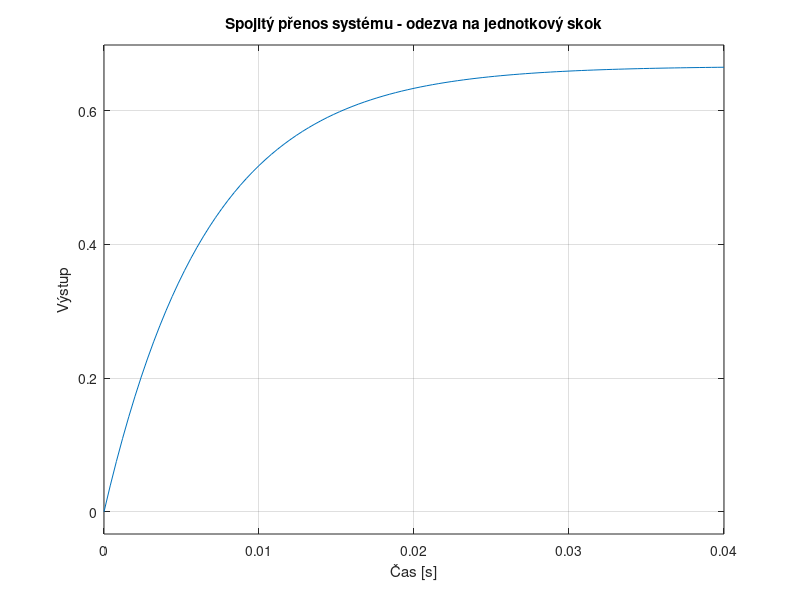
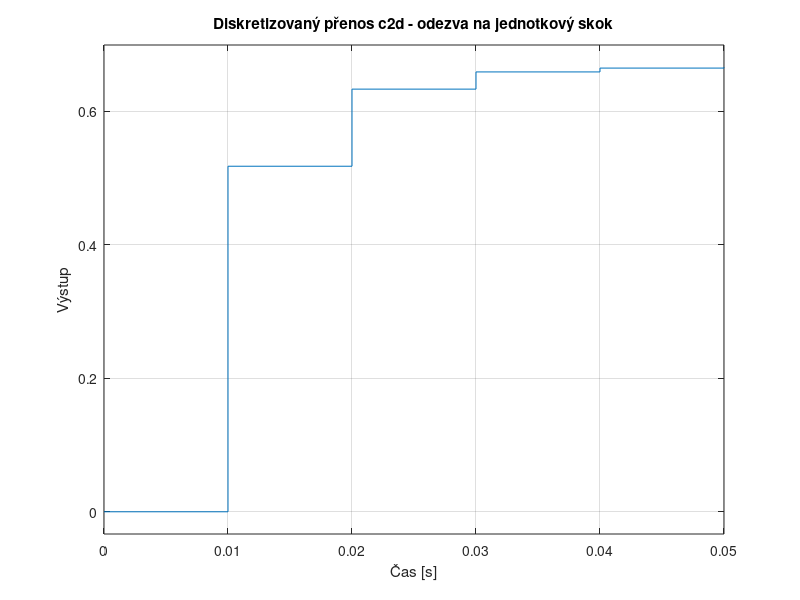
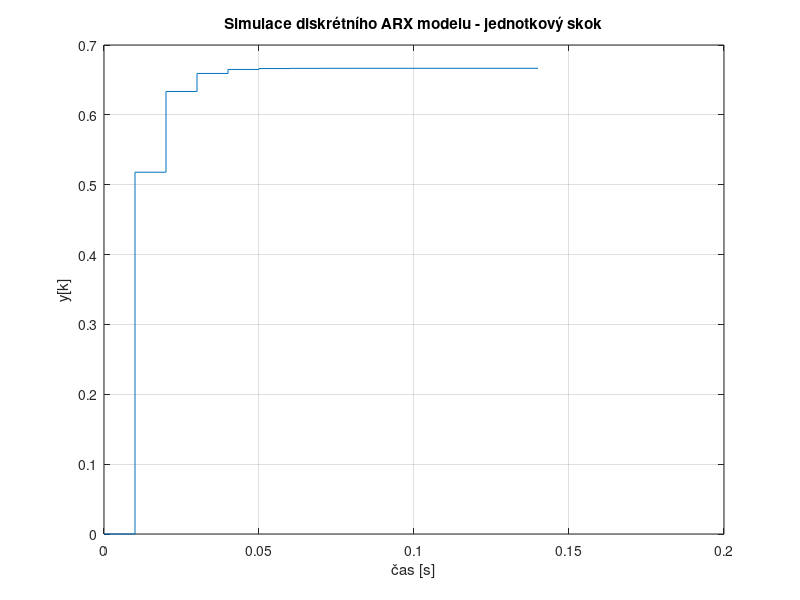
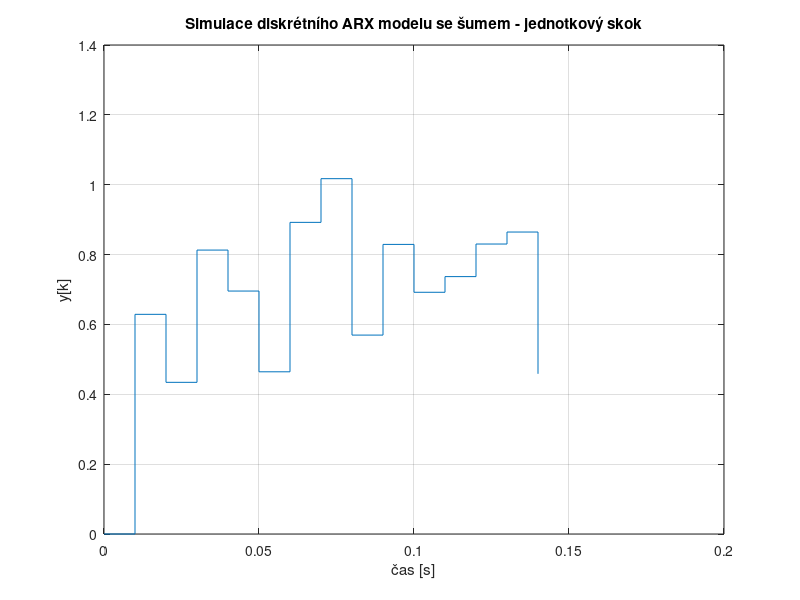

Write the MATLAB code that produced these figures, in order. (Note: this script raises an error after producing the figures.)


clc;
close all;
clear all;
%inicializace parametrů systému
R1=10;
R2=20;
C=0.001;
Ts=0.01;


%g1
T=((R1*R2)/(R1+R2))*C;
K=R2/(R1+R2);

%g2
a1k=-exp(-Ts/T);
b1k=K*(1-exp(-(Ts/T)));

theta_k=[a1k;b1k];
p=[R1;R2;C];

numerator = K;
denominator = [T 1];
G = tf(numerator, denominator); %přenos systému

Gd = c2d(G, Ts, 'zoh'); %diskrétní přenos


figure;
step(G);
grid on;
title('Spojitý přenos systému - odezva na jednotkový skok');
xlabel('Čas [s]');
ylabel('Výstup');

figure;
step(Gd);
grid on;
title('Diskretizovaný přenos c2d - odezva na jednotkový skok');
xlabel('Čas [s]');
ylabel('Výstup');



%% simulace - zadani (1) - inicializace parametrů


N = 15;             % počet kroků simulace
Ts = 0.01;           % vzorkovací perioda
u = ones(1, N);      % vstup (např. skoková funkce)
y = zeros(1, N);     % výstup
%y(1)=1;



%% simulace -zadani (1)- ARX modelu bez šumu



for k = 2:N

    %u(k)=10*sign(sin(2*pi*0.05*Ts*(k-1)));

    y(k) = -a1k * y(k-1) + b1k * u(k-1);

end

% Zobrazení výsledků
figure;
time = (0:N-1) * Ts;
stairs(time, y);
xlabel('čas [s]');
ylabel('y[k]');
title('Simulace diskrétního ARX modelu - jednotkový skok');
grid on;


%% simulace ARX modelu s šumem

whiteNoise = sqrt(0.02) * randn(N, 1);


for k = 2:N

    y(k) = -a1k * y(k-1) + b1k * u(k-1)+whiteNoise(k);

end

% Zobrazení výsledků
figure;
time = (0:N-1) * Ts;
stairs(time, y);
xlabel('čas [s]');
ylabel('y[k]');
title('Simulace diskrétního ARX modelu se šumem - jednotkový skok');
grid on;

figure;
plot(whiteNoise, 'ro', 'LineStyle','none','MarkerFaceColor','r');
hold on;
yline(0, 'k-', 'LineWidth', 1.5);  % Vodorovná čára na y=0
title('Bílý šum');




%% nejmenší čtverce



R1_promenne=0;
F = 7000;      
a_true=a1k;
b_true=b1k;
sigma = 0.01;           % standardní odchylka šumu

%%%%%%%%%%%%%%%%%%%%%%%%%%%%%%%%%%%%%%%%%%%%%%%%%%%%%%%%%
lambda = 0.99;          % zapomínací faktor

%%%%%%%%%%%%%%%%%%%%%%%%%%%%%%%%%%%%%%%%%%%%%%%%%%%%%%%%%


Ts=0.01;

% Příprava paměti pro u, y, atd.
u = zeros(1,F);
y = zeros(1,F);
y_bezSumu=zeros(1,F);
y_est = zeros(1,F);
e = sqrt(0.02) * randn(F, 1); 
whiteNoise2= -10 + (20) * rand(F, 1);

R_matice=zeros(1,F);
thetaTrue = [a_true; b_true]; % "skutečné" parametry

% Odhad: 2 parametry => theta = [a; b]
thetaEstNoForget = zeros(2,F);   % RLS bez zapomínání
thetaEstForget   = zeros(2,F);   % RLS s expon. zapomínáním

T_real_simul=zeros(1,F); %reálné T při simulaci s proměnným R1;
K_real_simul=zeros(1,F); %reálné K při simulaci s proměnným R1;

T_est=zeros(1,F);   %hodnoty získané z odhadnutých parametrů
K_est=zeros(1,F);

err_ef=zeros(1,F);


% Kovarianční matice (pro klasické RLS a RLS s EF)
P_no = 100 * eye(2);    % počáteční velká nejistota
P_ef = 100 * eye(2);

% Pro uložení chyb odhadu
thetaErrNoForget = zeros(2,F);
thetaErrForget   = zeros(2,F);

% Počáteční podmínky pro y(k)
% (Je-li model 1. řádu, stačí y(1)=0, u(1)=0 atp.)
y(1) = 0;
u(1) = 1;  % třeba začneme s jednotkovým vstupem




% Simulace a odhad
for k = 2:F



    %změna parametru R1:
     if k < 3000
         R1_promenne = 10;

     elseif k < 5000
         R1_promenne = 10 + 0.1 * ((k * Ts) - 30);

     else
        R1_promenne= 12;

     end

    R_matice(k)=R1_promenne;


    T_real_simul(k)=((R1_promenne*R2)/(R1_promenne+R2))*C;
    K_real_simul(k)=R2/(R1_promenne+R2);

    T=((R1_promenne*R2)/(R1_promenne+R2))*C;
    K=R2/(R1_promenne+R2);
    a1k=-exp(-Ts/T);
    b1k=K*(1-exp(-(Ts/T)));
    a_true=a1k;
    b_true=b1k;





     u(k)=whiteNoise2(k); %šum jako vstupní signál
    
    %u(k)=10*sign(sin(2*pi*0.05*Ts*(k-1))); %obdelníkový vstupní signál


    % 2) Výpočet výstupu systému (skutečný model)
    y(k) = -a1k * y(k-1) + b1k * u(k-1)+e(k);
    y_bezSumu(k) = -a1k * y_bezSumu(k-1) + b1k * u(k-1);

    
    phi_k = [-y(k-1); u(k-1)];  % Regresor (2×1)


    % 4) RLS s exponenciálním zapomínáním
    denom_ef = lambda*sigma^2 + phi_k' * P_ef * phi_k;
    K_ef = (P_ef * phi_k) / denom_ef;
    % aktualizace odhadu
    err_ef(k) = y(k) - phi_k' * thetaEstForget(:,k-1); %rezidua
    thetaEstForget(:,k) = thetaEstForget(:,k-1) + K_ef * err_ef(k);
    % aktualizace kovarianční matice
    P_ef = (1/lambda) * (P_ef - K_ef * phi_k' * P_ef);
    % uložení chyby odhadu
    thetaErrForget(:,k) = thetaTrue - thetaEstForget(:,k); %chyba odhadu

     y_est(k) = -thetaEstForget(1,k)*y(k-1) + thetaEstForget(2,k)*u(k-1);

     a_est=thetaEstForget(1,k);
     b_est=thetaEstForget(2,k);


     T_est(k)=-((Ts)/log(-a_est));
     K_est(k)=b_est/(1-exp(-Ts/T_est(k)));


     

end

% Zobrazení výsledků
t = 1:F;
grid on;
figure;
plot(t, u, t, y, 'LineWidth', 1.2);
legend('Skutečný výstup se šumem','Vstup u(k)');
xlabel('k');
title('Skutečný výstup se šumem a vstup');
grid on;

figure;
plot(t, err_ef ,'LineWidth', 1.2);
legend('Reziduum r(k)');
xlabel('k');
title('Reziduum r(k)');
grid on;



figure;
plot(t, thetaEstForget(1,:), t, thetaEstForget(2,:), '-','LineWidth',1.2);
legend('Odhad a1','Odhad b1');
xlabel('k');
title('Odhadnuté parametry - LS s exponenciálním zapomínáním');
grid on;



figure;
hold on;
plot(t, thetaEstForget(1,:), 'LineWidth', 1.5);                 % a (odhadnutý)
plot(t, -exp(-Ts ./ T_real_simul), 'LineWidth', 1.5); hold on; % a (reálný)

legend('a1 reálný','a1 odhadnutý');
xlabel('k');
ylabel('Hodnota a');
title('Reálný a odhadnutý parametr a1');
grid on;


figure;
hold on;
plot(t, thetaEstForget(2,:), '-', 'LineWidth', 1.5);                                      % b (odhadnutý)
plot(t, K_real_simul .* (1 - exp(-Ts ./ T_real_simul)), '-', 'LineWidth', 1.5); hold on; % b (reálný)

legend('b1 reálný','b1 odhadnutý');
xlabel('k');
ylabel('Hodnota b1');
title('Reálný a odhadnutý parametr b1');
grid on;




figure;
plot(t, T_est(1,:), t, T_real_simul(1,:), '-','LineWidth',1.2);
legend('T odhadnutý','T reálný');
xlabel('k');
title('Reálný a odhadnutý parametr T');
grid on;

figure;
plot(t, K_est(1,:), t, K_real_simul(1,:), '-','LineWidth',1.2);
legend('K odhadnutý','K reálný');
xlabel('k');
title('Reálný a odhadnutý parametr K');
grid on;


figure;
plot(t, thetaErrForget(1,:), t, thetaErrForget(2,:),'LineWidth',1.2);
legend('Chyba a1','Chyba b1');
xlabel('k');
title('Chyba odhadu parametrů - LS s exponenciálním zapomínáním');
grid on;

figure;
plot(t,y,t, y_est, 'LineWidth', 1.2);
legend('Skutečný výstup se šumem','Odhadovaný výstup');
xlabel('k');
title('Skutečný výstup se šumem a odhadovaný výstup');
grid on;

figure;
plot(t, y_bezSumu, 'LineWidth', 1.2);
legend('Výstup bez šumu');
xlabel('k');
title('Výstup bez šumu');
grid on;


figure;
plot(t, R_matice, 'LineWidth', 1.2);
legend('R1');
xlabel('k');
title('Hodnota parametru R1 v čase');
grid on;




%% Popis proměnných ve skriptu

% --- Parametry systému ---
% R1, R2 .......... hodnoty odporů v ohmech
% C ............... kapacita v faradech
% Ts .............. vzorkovací doba (sampling period)

% --- Přenos systému ---
% T ............... časová konstanta systému (odvozená z R1, R2 a C)
% K ............... statické zesílení systému
% numerator ....... čitatel přenosové funkce (pro spojitý model)
% denominator ..... jmenovatel přenosové funkce (pro spojitý model)
% G ............... spojitý přenos systému
% Gd .............. diskretizovaný přenos systému pomocí ZOH

% --- Parametry ARX modelu ---
% a1k ............. diskrétní parametr vyjadřující vliv minulého výstupu
% b1k ............. diskrétní parametr vyjadřující vliv minulého vstupu
% theta_k ......... vektor nominálních (počátečních) parametrů [a1k; b1k]
% p ............... vektor fyzikálních parametrů [R1; R2; C]

% --- Simulace ARX bez a se šumem ---
% u ............... vstupní signál (např. skok nebo šum)
% y ............... výstup systému
% y_bezSumu ....... výstup systému bez přidaného šumu
% whiteNoise ...... generovaný bílý šum (přidávaný do výstupu)
% whiteNoise2 ..... náhodný vstupní signál (šum pro u)

% --- Adaptivní odhad parametrů (RLS) ---
% F ............... počet kroků simulace (časových vzorků)
% e ............... šum měření (rušení na výstupu)
% thetaTrue ....... skutečné (aktuální) hodnoty parametrů v čase [a; b]
% thetaEstForget .. odhadnuté parametry pomocí RLS s exponenciálním zapomínáním
% thetaErrForget .. chyba odhadu parametrů (thetaTrue - thetaEstForget)
% y_est ........... odhadnutý výstup systému na základě thetaEstForget
% phi_k ........... regrese [−y(k−1); u(k−1)]
% P_ef ............ kovarianční matice odhadu pro RLS-EF
% K_ef ............ zisk (gain) RLS algoritmu
% err_ef .......... reziduum – rozdíl mezi skutečným a odhadnutým výstupem
% lambda .......... zapomínací faktor RLS algoritmu (blízko 1 = pomalé zapomínání)
% sigma ........... odhad směrodatné odchylky šumu (pro RLS)
% R1_promenne ..... časově proměnná hodnota R1 (simulace změn systému)
% R_matice ........ historie hodnot R1 v čase (pro vykreslení)

% --- Grafy ---
% time ............ časová osa pro diskrétní simulace
% t ............... index pro grafické zobrazení vektorů (1:F)

% --- Volitelné ---
% thetaEstNoForget .... připraveno pro RLS bez zapomínání (nepoužívá se)
% thetaErrNoForget .... chyba odhadu bez zapomínání (nepoužívá se)
